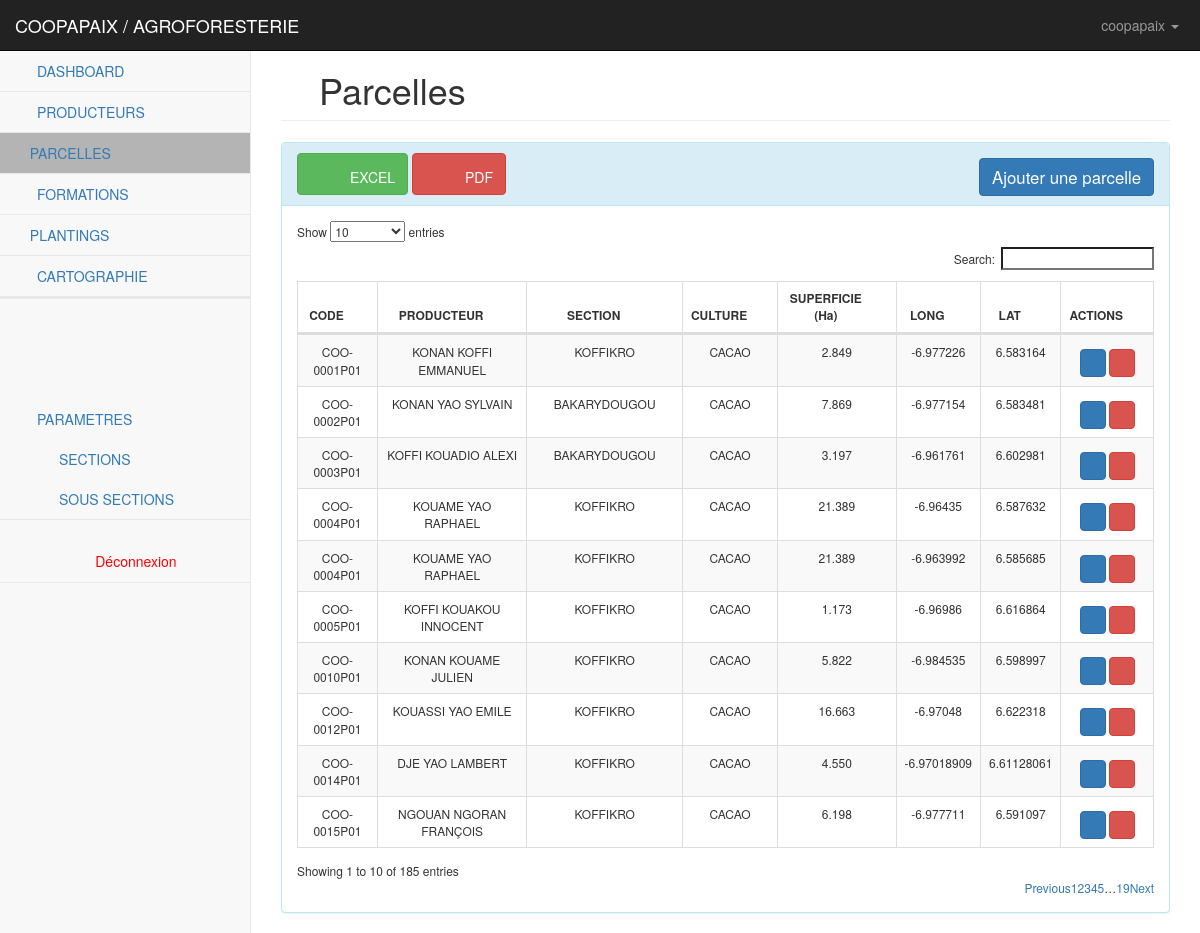
Page /cooperatives/parcelles/ (signed in) on the committed database.
### parametres/models.py (models this page shows, shortened)
class Cooperative(models.Model):
    user = models.OneToOneField(User, on_delete=models.CASCADE, related_name="cooperatives")
    region = models.ForeignKey(Region, on_delete=models.CASCADE, related_name="cooperatives")
    siege = models.CharField(max_length=255, verbose_name="SIEGE/LOCALITE", blank=True, null=True)
    client = models.ForeignKey(Client, on_delete=models.CASCADE, related_name="cooperatives")
    projet = models.ManyToManyField(Projet)
    sigle = models.CharField(max_length=500)
    contacts = models.CharField(max_length=50)
    logo = models.ImageField(verbose_name="logo", upload_to=upload_logo_site, blank=True)
    objects = models.Manager()
    def get_projet_values(self):
        ret = ''
        for proj in self.projet.all():
            ret = ret + proj.titre + ','
        return ret[:-1]
    class Meta:
        verbose_name_plural = "COOPERATIVES"
        verbose_name = "cooperative"
        ordering = ["sigle"]
    def Logo(self):
        if self.logo:
            return mark_safe('<img src="%s" style="width: 45px; height:45px;" />' % self.logo.url)
        else:
            return "Aucun Logo"
    Logo.short_description = 'Logo'

class Projet(models.Model):
    categorie = models.ForeignKey(Projet_Cat, on_delete=models.CASCADE, verbose_name="CATEGORIE PROJET", default=1)
    sigle = models.CharField(max_length=255)
    titre = models.CharField(max_length=500)
    chef = models.CharField(max_length=255)
    debut = models.DateField()
    fin = models.DateField()
    etat = models.CharField(max_length=50, choices=ETAT)
    objects = models.Manager()
    class Meta:
        verbose_name_plural = "PROJETS"
        verbose_name = "projet"
        ordering = ["sigle"]

### cooperatives/models.py (models this page shows, shortened)
class Parcelle(models.Model):
    code = models.CharField(max_length=150, blank=True, null=True, verbose_name='CODE PARCELLE', help_text="LE CODE PARCELLE EST GENERE AUTOMATIQUEMENT")
    producteur = models.ForeignKey(Producteur, related_name='parcelles', on_delete=models.CASCADE)
    acquisition = models.CharField(max_length=50, verbose_name="MODE ACQUISITION", choices=ACQUISITION, default="heritage")
    latitude = models.CharField(max_length=10, null=True, blank=True)
    longitude = models.CharField(max_length=12, null=True, blank=True)
    superficie = models.DecimalField(max_digits=5, decimal_places=3, null=True, blank=True)
    culture = models.CharField(max_length=50, verbose_name="CULTURE", choices=CULTURE, default="cacao")
    certification = models.CharField(max_length=50, verbose_name="CERTIFICATION", choices=CERTIFICATION, default="utz")
    objects = models.Manager()
    class Meta:
        verbose_name_plural = "PARCELLES"
        verbose_name = "parcelle"
        ordering = ["code"]

class Producteur(models.Model):
    code = models.CharField(max_length=150, blank=True, null=True, verbose_name='CODE PRODUCTEUR')
    cooperative = models.ForeignKey(Cooperative, on_delete=models.CASCADE, related_name='producteurs')
    origine = models.ForeignKey(Origine, on_delete=models.CASCADE, related_name='producteurs', default=1)
    sous_prefecture = models.ForeignKey(Sous_Prefecture, on_delete=models.SET_NULL, blank=True, null=True, related_name='producteurs')
    section = models.ForeignKey(Section, on_delete=models.CASCADE, related_name='producteurs')
    sous_section = models.ForeignKey(Sous_Section, related_name="sous_section", on_delete=models.SET_NULL, blank=True, null=True)
    type_producteur = models.CharField(max_length=50, verbose_name="TYPE PRODUCTEUR", choices=TYPE_PRODUCTEUR, default="MEMBRE")
    genre = models.CharField(max_length=2, choices=GENRE, default="H")
    nom = models.CharField(max_length=250, blank=True, null=True, verbose_name="Nom et prénoms")
    dob = models.DateField(blank=True, null=True, verbose_name="Date/Année de Naissance")
    contacts = models.CharField(max_length=50, blank=True, null=True)
    localite = models.CharField(max_length=100, blank=True, null=True)
    nb_enfant = models.PositiveIntegerField(default=0, null=True, blank=True)
    nb_epouse = models.PositiveIntegerField(default=0, null=True, blank=True)
    enfant_scolarise = models.PositiveIntegerField(default=0, null=True, blank=True, verbose_name="Enfant Scolarise")
    nb_personne = models.PositiveIntegerField(default=0, null=True, blank=True, verbose_name="Personne à Charge")
    nb_parcelle = models.PositiveIntegerField(default=0)
    image = models.ImageField(verbose_name="Logo", upload_to=producteurs_images, blank=True)
    type_document = models.CharField(max_length=50, verbose_name="TYPE DOCUMENT", choices=NATURE_DOC, default="AUCUN")
    num_document = models.CharField(max_length=150, verbose_name="N° PIECE", null=True, blank=True)
    document = models.FileField(verbose_name="Documents", upload_to=producteurs_documents, blank=True, null=True)
    is_active = models.BooleanField(default=True)
    objects = models.Manager()
    def __str__(self):
        return '%s' %(self.nom)
    def Photo(self):
        if self.image:
            photoLink = "/media/%s" % self.image
            thumb = mark_safe('<img src="%s" style="width: 45px; height:45px;" />' % self.image.url)
            return "<img src='%s' />" % thumb.url
        elif self.genre == "H":
            thumb = mark_safe('<img src="127.0.0.1:8000/static/img/logo_homme.jpeg" style="width: 45px; height:45px;" />')
            return "<img src='%s' />" % thumb
        else:
            thumb = mark_safe('<img src="127.0.0.1:8000/static/img/logo_femme.jpeg" style="width: 45px; height:45px;" />')
            return "<img src='%s' />" % thumb
    Photo.short_description = "Logo"
    Photo.allow_tags = True
    class Meta:
        verbose_name_plural = "PRODUCTEURS"
        verbose_name = "producteur"
        ordering = ["id"]

class Section(models.Model):
    cooperative = models.ForeignKey(Cooperative, on_delete=models.CASCADE, related_name="sections")
    libelle = models.CharField(max_length=250)
    responsable = models.CharField(max_length=250, blank=True, null=True)
    contacts = models.CharField(max_length=50, blank=True, null=True)
    objects = models.Manager()
    def __str__(self):
        return '%s' %(self.libelle)
    class Meta:
        verbose_name_plural = "SECTIONS"
        verbose_name = "section"
        ordering = ["libelle"]

### cooperatives/views.py (the view, shortened to what this page needs)
# urls.py: path('parcelles/', parcelles, name='parcelles'),
def parcelles(request):
    activate = "parcelles"
    cooperative = Cooperative.objects.get(user_id=request.user.id)
    prods = Producteur.objects.filter(cooperative_id=cooperative)
    s_sections = Sous_Section.objects.all().filter(section__cooperative_id=cooperative)
    parcelles = Parcelle.objects.all().filter(producteur__cooperative_id=cooperative)
    parcelleForm = ParcelleForm(request.POST or None)
    context = {
        "cooperative":cooperative,
        "parcelles": parcelles,
        'parcelleForm': parcelleForm,
        'producteurs': prods,
        's_sections': s_sections,
        'activate': activate
    }
    return render(request, "cooperatives/parcelles.html", context)

### cooperatives/forms.py
class ParcelleForm(forms.ModelForm):
    class Meta:
        model=Parcelle
        fields=[
            'code',
            'acquisition',
            'latitude',
            'longitude',
            'culture',
            'certification',
            'superficie'
        ]

### cooperatives/templates/cooperatives/parcelles.html (shortened to what this page needs)
{% extends 'base.html' %}
{% load static %}
{% load widget_tweaks %}
{% load bootstrap4 %}
{% block content %}
    <div id="wrapper">
        <nav class="navbar navbar-inverse navbar-fixed-top" role="navigation">
        {% if user.is_authenticated %}
            <div class="navbar-header">
                <a class="navbar-brand" href="{% url 'cooperatives:dashboard' %}">{{ cooperative.sigle }} / {{ cooperative.get_projet_values }}</a>
            </div>
        {% endif %}
    <ul class="nav navbar-right navbar-top-links">
        {% if user.is_authenticated %}
            <li class="dropdown">
                <a class="dropdown-toggle" data-toggle="dropdown" href="#">
                    <i class="fa fa-user fa-fw"></i> {{ user.username }} <b class="caret"></b>
                </a>
            </li>
        {% endif %}
    </ul>
    {% include 'cooperatives/coop_sidebar.html' %}
</nav>
        <div id="page-wrapper">
            <div class="container-fluid">
                <div class="row">
                    <div class="col-lg-12">
                        <h1 class="page-header"><i class="glyphicon glyphicon-map-marker"></i> Parcelles</h1>
                    </div>
                </div>
                <div class="row">
                    <div class="col-sm-6 col-sm-offset-3">
                    </div>
                </div>
                <div class="row">
                    <div class="col-lg-12">
                        <div class="panel panel-info">
                            <div class="panel-heading">
                                <a href="{% url 'cooperatives:export_parcelle_xls' %}" class="btn btn-success"><i class="fa fa-file-excel-o fa-fw fa-2x"></i> EXCEL</a>
                                <a href="{% url 'cooperatives:export_parcelles_to_pdf' %}" class="btn btn-danger"><i class="fa fa-file-pdf-o fa-fw fa-2x"></i> PDF</a>
                                <button type="button" class="btn btn-primary pull-right" style="font-size:1.8vmin; margin-top: 5px" data-toggle="modal" data-target="#ParcelleModal" data-whatever="@mdo">
                                    Ajouter une parcelle
                                </button>
                            </div>
                            <div class="panel-body" style="font-size: 12px">
                                <div class="table-responsive">
                                    <table class="table table-striped table-bordered table-hover" id="dataTables-example">
                                        <thead>
                                            <tr>
                                                <th class="text-center">CODE</th>
                                                <th class="text-center">PRODUCTEUR</th>
                                                <th class="text-center">SECTION</th>
                                                <th class="text-center">CULTURE</th>
                                                <th class="text-center">SUPERFICIE (Ha)</th>
                                                <th class="text-center">LONG</th>
                                                <th class="text-center">LAT</th>
                                                <th class="text-center">ACTIONS</th>
                                            </tr>
                                        </thead>
                                        <tbody>
                                            {% for parcelle in parcelles %}
                                                <tr class="odd gradeX text-center">
                                                    {% if parcelle.code %}
                                                        <td class="center">{{ parcelle.code }}</td>
                                                    {% else %}
                                                        <td class="center">{{ parcelle.id }}</td>
                                                    {% endif %}
                                                    <td class="center">{{ parcelle.producteur }}</td>
                                                    <td class="center">{{ parcelle.producteur.section }}</td>
                                                    <td>{{ parcelle.culture|upper }}</td>
                                                    <td class="center">{{ parcelle.superficie }}</td>
                                                    <td class="center">{{ parcelle.longitude }}</td>
                                                    <td class="center">{{ parcelle.latitude }}</td>
                                                    <td class="center" style="align-items: center">
                                                        <a href="{% url 'cooperatives:edit_parcelle' parcelle.id %}" style="padding: 3px;margin-top: 6px;" class="btn btn-primary">
                                                            <i class="fa fa-edit fa-fw"></i>
                                                        </a>
                                                        <a href="{% url 'cooperatives:parcelle_delete' parcelle.id %}" style="padding: 3px;margin-top: 6px;" class="btn btn-danger">
                                                            <i class="fa fa-trash fa-fw"></i>
                                                        </a>
                                                    </td>
                                                </tr>
                                            {% endfor %}
                                        </tbody>
                                    </table>
                                </div>
                            </div>
                        </div>
                    </div>
                </div>
            </div>
            </div>
        </div>
{% endblock %}

### static/css/startmin.css (style rules this page uses)
body { background-color: #f8f8f8; }
#wrapper { width: 100%; }
#page-wrapper { padding-top: 30px; min-height: 568px; background-color: #fff; }
@media (min-width:768px) { #page-wrapper { position: inherit; margin-left: 250px; padding: 30px 15px 0 15px; border-left: 1px solid #e7e7e7; } }
.navbar-header { float: left; }
.navbar-right { text-align: right; }
.navbar-top-links { margin: 0; }
.navbar-top-links li { display: inline-block; }
.navbar-top-links li:last-child { margin-right: 6px; }
.navbar-top-links li a { padding: 15px; min-height: 50px; }
.navbar-top-links>li>a { color: #999; }
table.dataTable thead .sorting, table.dataTable thead .sorting_asc, table.dataTable thead .sorting_desc, table.dataTable thead .sorting_asc_disabled, table.dataTable thead .sorting_desc_disabled { background: 0 0; }
table.dataTable thead .sorting_asc:after { content: "\f0de"; float: right; font-family: fontawesome; }
table.dataTable thead .sorting:after { content: "\f0dc"; float: right; font-family: fontawesome; color: rgba(50,50,50,.5); }

### rows in the picture
Cooperative: sigle "COOPAPAIX", get_projet_values "AGROFORESTERIE"
Parcelle: code "COO-0001P01", producteur "KONAN KOFFI EMMANUEL", producteur.section "KOFFIKRO", culture "CACAO", superficie "2.849", longitude "-6.977226", latitude "6.583164"
Parcelle: code "COO-0002P01", producteur "KONAN YAO SYLVAIN", producteur.section "BAKARYDOUGOU", culture "CACAO", superficie "7.869", longitude "-6.977154", latitude "6.583481"
Parcelle: code "COO-0003P01", producteur "KOFFI KOUADIO ALEXI", producteur.section "BAKARYDOUGOU", culture "CACAO", superficie "3.197", longitude "-6.961761", latitude "6.602981"
Parcelle: code "COO-0004P01", producteur "KOUAME YAO RAPHAEL", producteur.section "KOFFIKRO", culture "CACAO", superficie "21.389", longitude "-6.96435", latitude "6.587632"
Parcelle: code "COO-0004P01", producteur "KOUAME YAO RAPHAEL", producteur.section "KOFFIKRO", culture "CACAO", superficie "21.389", longitude "-6.963992", latitude "6.585685"
Parcelle: code "COO-0005P01", producteur "KOFFI KOUAKOU INNOCENT", producteur.section "KOFFIKRO", culture "CACAO", superficie "1.173", longitude "-6.96986", latitude "6.616864"
Parcelle: code "COO-0010P01", producteur "KONAN KOUAME JULIEN", producteur.section "KOFFIKRO", culture "CACAO", superficie "5.822", longitude "-6.984535", latitude "6.598997"
Parcelle: code "COO-0012P01", producteur "KOUASSI YAO EMILE", producteur.section "KOFFIKRO", culture "CACAO", superficie "16.663", longitude "-6.97048", latitude "6.622318"
Parcelle: code "COO-0014P01", producteur "DJE YAO LAMBERT", producteur.section "KOFFIKRO", culture "CACAO", superficie "4.550", longitude "-6.97018909", latitude "6.61128061"
Parcelle: code "COO-0015P01", producteur "NGOUAN NGORAN FRANÇOIS", producteur.section "KOFFIKRO", culture "CACAO", superficie "6.198", longitude "-6.977711", latitude "6.591097"

### other values in the picture
{{ user.username }} "coopapaix"
